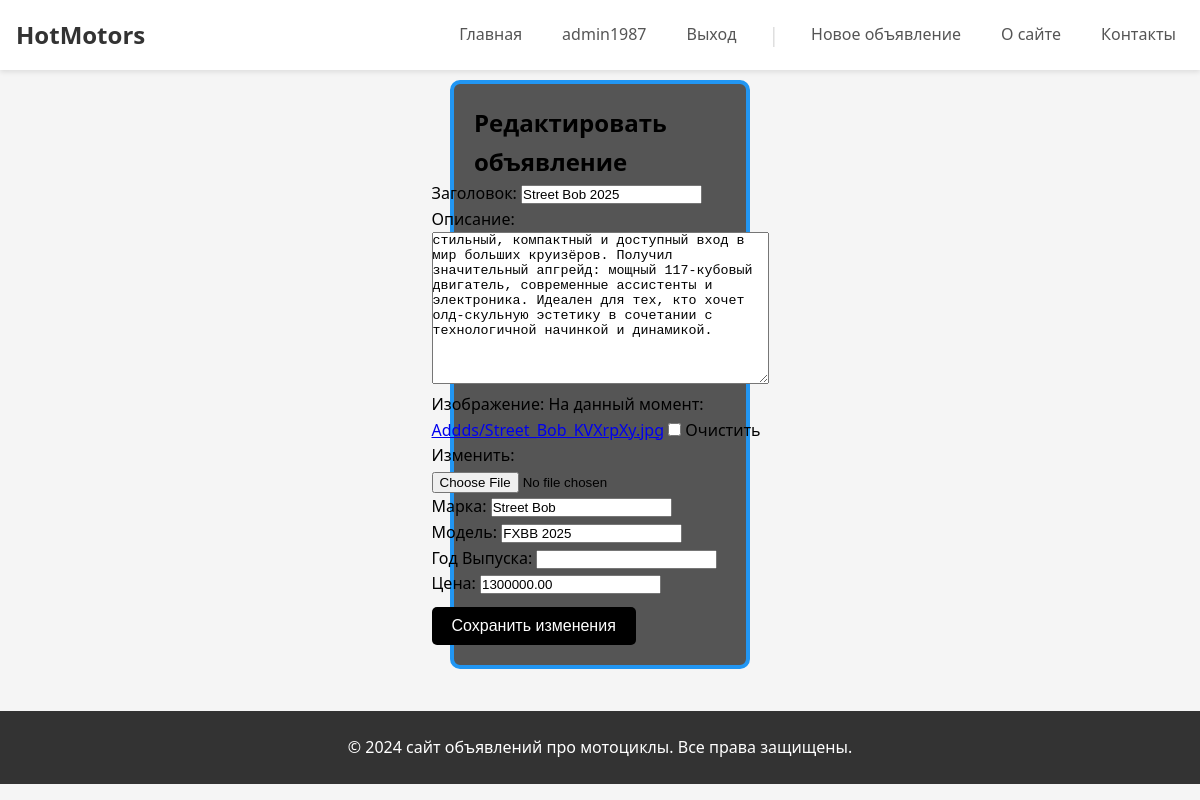
Page /bboard/addd/edit/street-bob-2025/ (signed in) on the committed database.
### bboard/models.py (models this page shows, shortened)
class Addd(models.Model):
    author = models.ForeignKey(User, on_delete=models.CASCADE, verbose_name='Автор', related_name='Addds')
    title = models.CharField(max_length=100, verbose_name='Заголовок')
    content = models.TextField(verbose_name='Описание')
    image = models.ImageField(upload_to='Addds/', blank=True, null=True, verbose_name='Изображение')
    created_at = models.DateTimeField(default=timezone.now, verbose_name='Дата создания', editable=False)
    brand = models.CharField(max_length=100, verbose_name="Марка")
    model = models.CharField(max_length=100, verbose_name="Модель")
    year = models.PositiveIntegerField(verbose_name="Год выпуска")
    price = models.DecimalField(max_digits=10, decimal_places=2, verbose_name='Цена', default=0)
    slug = models.SlugField(max_length=200, unique=True, editable=False, null=True)
    class Meta:
        verbose_name = 'Объявление'
        verbose_name_plural = 'Объявления'
        ordering = ['-created_at']

### bboard/views.py (the view)
# urls.py: path('addd/edit/<slug:slug>/', update_addd, name='update_addd'),
@login_required
def update_addd(request, slug):
    addd = get_object_or_404(Addd, slug=slug)
    if request.method == 'POST':
        form = AdddForm(data=request.POST, files=request.FILES, instance=addd, initial={'author': addd.author})
        if form.is_valid():
            addd.title = form.cleaned_data['title']
            addd.content = form.cleaned_data['content']
            addd.author = form.cleaned_data['author']
            addd.image = form.cleaned_data['image']
            addd.save()
            return redirect('bboard:read_addd', slug=addd.slug)
    else:
        form = AdddForm(initial={
            'title': addd.title,
            'content': addd.content,
            'image': addd.image,
            'author': addd.author,
            'price': addd.price,
            'brand': addd.brand,
            'model': addd.model,
        }, author=request.user)
    return render(request, template_name='bboard/addd_update.html', context={'form': form})

### bboard/forms.py
class AdddForm(forms.ModelForm):
    def __init__(self, *args, **kwargs):
        author = kwargs.pop('author', None)
        super(AdddForm, self).__init__(*args, **kwargs)
        self.fields['author'].initial = author
        self.fields['author'].disabled = True
        self.fields['author'].widget = forms.HiddenInput()
    class Meta:
        model = Addd
        fields = ['author', 'title', 'content', 'image', 'brand', 'model', 'year', 'price']
        labels = {
        'author': 'author',
        'title': 'Заголовок',
        'text': 'Текст поста',
        'image': 'Изображение',
        'price': 'Цена',
        'brand': 'Марка',
        'model': 'Модель',
        'year': 'Год Выпуска'
    }

### BboardSite/bboard/templates/bboard/addd_update.html (shortened to what this page needs)
{% extends 'bboard/base.html' %}
{% block content %}
<div class="redact-list">
  <h2>Редактировать объявление</h2>
  <form method="post" enctype="multipart/form-data">
    {{ form.as_p }}
    <button type="submit" class="custom-button">Сохранить изменения</button>
  </form>
</div>
{% endblock %}

### BboardSite/bboard/templates/bboard/base.html (shortened to what this page needs)
{% load static %}
<!DOCTYPE html>
<html lang="en">
<head>
    <link rel="stylesheet" href="{% static 'css/styles.css' %}">
</head>
<body>
    <header>
        <div class="header-content">
            <h3 class="site-title"><a href="/">HotMotors</a></h3>
            <nav>
                <div class="menu">
                    <div><a href="{% url 'bboard:index' %}">Главная</a></div>
                    {% if not user.is_authenticated %}
                        <div><a href="{% url 'users:login' %}">Войти</a></div>
                        <div><a href="{% url 'users:register' %}">Зарегистрироваться</a></div>
                    {% else %}
                        <div><a href="{% url 'users:profile' pk=user.pk %}">{{user.username}}</a></div>
                        <div><a href="{% url 'users:logout' %}">Выход</a></div>
                    {% endif %}
                    <div class="menu-divider">|</div>
                    <div><a href="{% url 'bboard:add_addd' %}">Новое объявление</a></div>
                    <div><a href="{% url 'bboard:about' %}">О сайте</a></div>
                    <div><a href="{% url 'bboard:contact' %}">Контакты</a></div>
                </div>
            </nav>
        </div>
    </header>
    {% block content %}
    {% endblock content %}
    <div class="footer-bottom">
        <p>&copy; 2024 сайт объявлений  про мотоциклы. Все права защищены.</p>
    </div>
</body>
</html>

### static/css/styles.css (style rules this page uses)
* { margin: 0; padding: 0; box-sizing: border-box; }
body { font-family: 'Segoe UI', Tahoma, Geneva, Verdana, sans-serif; line-height: 1.6; background-color: #f5f5f5; min-height: 100vh; display: flex; flex-direction: column; }
header { background-color: #ffffff; box-shadow: 0 2px 5px rgba(0, 0, 0, 0.1); position: sticky; top: 0; z-index: 1000; }
.header-content { max-width: 1200px; margin: 0 auto; padding: 1rem; display: flex; justify-content: space-between; align-items: center; }
.site-title { font-size: 1.5rem; font-weight: 600; }
.site-title a { color: #333; text-decoration: none; transition: color 0.3s ease; }
.menu { display: flex; align-items: center; gap: 1.5rem; }
.menu div { position: relative; }
.menu a { color: #555; text-decoration: none; font-size: 1rem; padding: 0.5rem; transition: all 0.3s ease; }
.menu-divider { color: #ddd; font-size: 1.2rem; }
.footer-bottom { text-align: center; padding: 1.5rem; background-color: #333; color: #fff; margin-top: 2rem; }
.redact-list { display: flex; flex-direction: column; align-items: center; justify-content: center; background-color: #555; border-radius: 10px; padding: 20px; margin: 10px auto; border: 4px solid #2196f3; max-width: 300px; width: 90%; }
.redact-list button { margin-top: 10px; padding: 10px 20px; background-color: #000000; color:#ffffff; border: none; border-radius: 5px; cursor: pointer; }
.custom-button { display: inline-block; padding: 10px; background: #222; color: #fff; text-decoration: none; border: none; border-radius: 6px; font-size: 1rem; font-weight: 200; cursor: pointer; }

### rows in the picture
Addd: title "Street Bob 2025", content "стильный, компактный и доступный вход в мир больших круизёров. Получил значительный апгрейд: мощный 117‑кубовый двигатель, современные ассистенты и электроника. Идеален для тех, кто хочет олд‑скульную эстетику в сочетании с технологичной начинкой и динамикой.", brand "Street Bob", model "FXBB 2025", price "1300000.00"

### other values in the picture
{{ user.username }} "admin1987"
